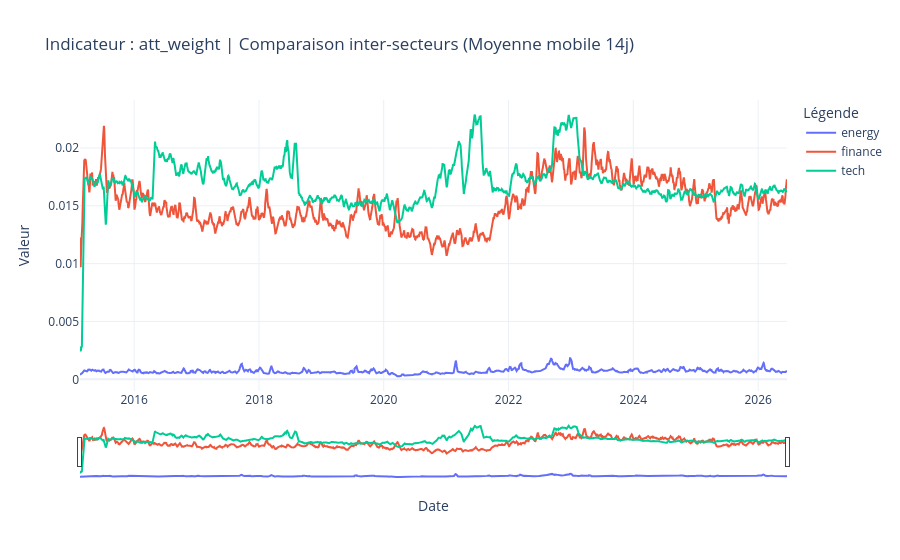

Here is the notebook cell this chart was saved with:
### Code cell
plot_gdelt_indicator(
    df_global, df_geo, 
    metric='att_weight', mode='sectors', sector_keys=['energy', 'finance', 'tech']
)

### Figure 1 — Plotly figure (JSON) as saved in the notebook; plotly's stock layout.template omitted (floating-point values rounded to 4 significant figures; data arrays with more than 128 entries replaced by an {"elided": "..."} marker saying what was removed)
{"data": [{"hovertemplate": "Série=energy<br>period=%{x}<br>Valeur=%{y}<extra></extra>", "legendgroup": "energy", "line": {"color": "#636efa", "dash": "solid"}, "marker": {"symbol": "circle"}, "mode": "lines", "name": "energy", "orientation": "v", "showlegend": true, "type": "scatter", "x": {"elided": "4123 str values"}, "xaxis": "x", "y": {"elided": "4123 float values"}, "yaxis": "y"}, {"hovertemplate": "Série=finance<br>period=%{x}<br>Valeur=%{y}<extra></extra>", "legendgroup": "finance", "line": {"color": "#EF553B", "dash": "solid"}, "marker": {"symbol": "circle"}, "mode": "lines", "name": "finance", "orientation": "v", "showlegend": true, "type": "scatter", "x": {"elided": "4123 str values"}, "xaxis": "x", "y": {"elided": "4123 float values"}, "yaxis": "y"}, {"hovertemplate": "Série=tech<br>period=%{x}<br>Valeur=%{y}<extra></extra>", "legendgroup": "tech", "line": {"color": "#00cc96", "dash": "solid"}, "marker": {"symbol": "circle"}, "mode": "lines", "name": "tech", "orientation": "v", "showlegend": true, "type": "scatter", "x": {"elided": "4123 str values"}, "xaxis": "x", "y": {"elided": "4123 float values"}, "yaxis": "y"}], "layout": {"hovermode": "x unified", "legend": {"title": {"text": "Légende"}, "tracegroupgap": 0}, "title": {"text": "Indicateur : att_weight | Comparaison inter-secteurs (Moyenne mobile 14j)"}, "xaxis": {"anchor": "y", "domain": [0, 1], "rangeslider": {"visible": true}, "title": {"text": "Date"}}, "yaxis": {"anchor": "x", "domain": [0, 1], "title": {"text": "Valeur"}}}}
